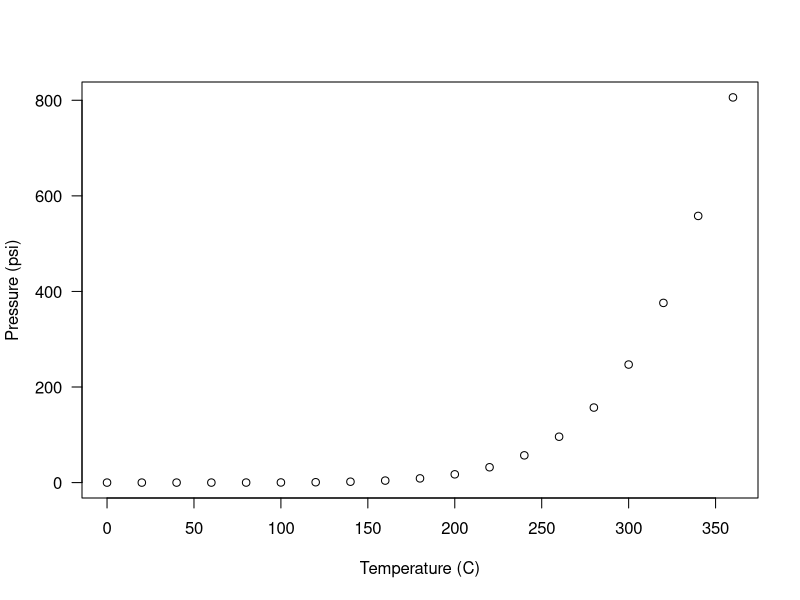

Write the R code that produced this figure.
## ---- chunk 1
knitr::opts_chunk$set(echo = TRUE)
## ---- chunk 2
summary(cars)
## ---- chunk 3
pressure2 <- pressure
plot(x = pressure2$temperature, y= pressure2$pressure, xlab="Temperature (C)", ylab="Pressure (psi)", las=1)
